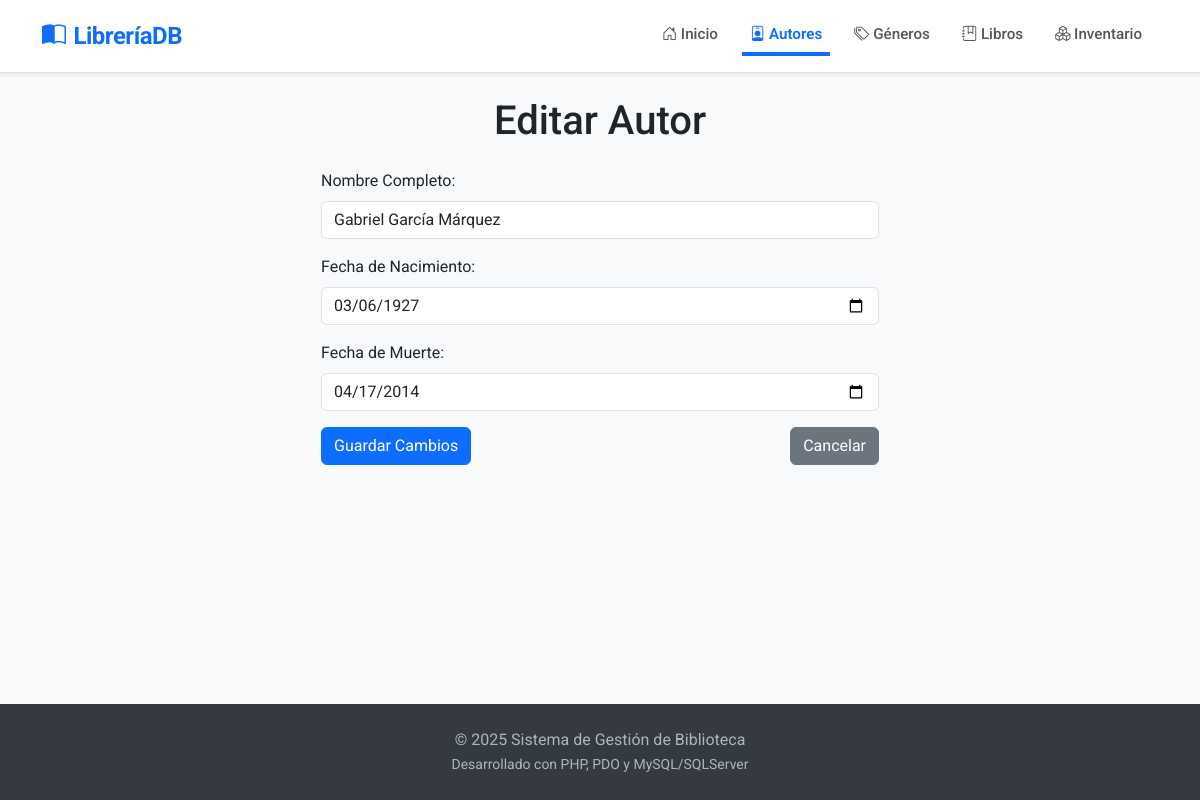
The page /index.php?controller=autor&action=edit&id=1 on the database its author committed.
### tables this page shows
CREATE TABLE AUTOR (
    ID_AUTOR INT NOT NULL AUTO_INCREMENT,
    NOMBRE_COMPLETO VARCHAR(255) NOT NULL,
    FECHA_NACIMIENTO DATE NULL,
    FECHA_FALLECIMIENTO DATE NULL,
    PRIMARY KEY (ID_AUTOR)
);

### config/database.php (called while the page is built)
<?php
function conectarDB() {
    $host = 'localhost';
    $dbname = 'LibreriaDB';
    $username = 'root';
    $password = '';
    try {
        $dsn = "mysql:host=$host;dbname=$dbname;charset=utf8mb4";
        $options = [
            PDO::ATTR_ERRMODE => PDO::ERRMODE_EXCEPTION,
            PDO::ATTR_DEFAULT_FETCH_MODE => PDO::FETCH_ASSOC,
            PDO::ATTR_EMULATE_PREPARES => false,
        ];
        $db = new PDO($dsn, $username, $password, $options);
        return $db;
    } catch (PDOException $e) {
        die("<h1>Error de conexión</h1><p>No se pudo conectar a la base de datos 'LibreriaDB'. Verifica que ya la hayas creado en phpMyAdmin.</p><p>Detalle técnico: " . $e->getMessage() . "</p>");
    }
}
?>

### models/AutorModel.php (called while the page is built, shortened)
<?php
require_once '../config/database.php';
class AutorModel {
    private $db;
    public function __construct() {
        $this->db = conectarDB();
    }
    public function obtenerAutorPorId($id) {
        $query = "SELECT * FROM AUTOR WHERE ID_AUTOR = :id";
        $stmt = $this->db->prepare($query);
        $stmt->bindParam(':id', $id, PDO::PARAM_INT);
        $stmt->execute();
        return $stmt->fetch(PDO::FETCH_ASSOC);
    }
}
?>

### views/autores/edit.php (the view)
<h1 class="mb-4 text-center">Editar Autor</h1>
<form action="index.php?controller=autor&action=edit&id=<?= htmlspecialchars($autor['ID_AUTOR']); ?>" method="POST" class="w-50 mx-auto">
    <div class="mb-3">
        <label for="nombre" class="form-label">Nombre Completo:</label>
        <input type="text" id="nombre" name="nombre" class="form-control" value="<?= htmlspecialchars($autor['NOMBRE_COMPLETO']); ?>" required>
    </div>
    <div class="mb-3">
        <label for="fechaNacimiento" class="form-label">Fecha de Nacimiento:</label>
        <input type="date" id="fechaNacimiento" name="fechaNacimiento" class="form-control" value="<?= htmlspecialchars($autor['FECHA_NACIMIENTO']); ?>" required>
    </div>
    <div class="mb-3">
        <label for="fechaFallecimiento" class="form-label">Fecha de Muerte:</label>
        <input type="date" id="fechaFallecimiento" name="fechaFallecimiento" class="form-control" value="<?= htmlspecialchars($autor['FECHA_FALLECIMIENTO'] ?? ''); ?>">
    </div>
    <div class="d-flex justify-content-between">
        <button type="submit" class="btn btn-primary">Guardar Cambios</button>
        <a href="index.php?controller=autor&action=index" class="btn btn-secondary">Cancelar</a>
    </div>
</form>

### public/css/estilos.css (style rules this page uses)
body { font-family: 'Roboto', sans-serif; background-color: #f8f9fa; display: flex; flex-direction: column; min-height: 100vh; }

### rows shown on the page
autor: nombre "Gabriel García Márquez", fechaNacimiento "03/06/1927", fechaFallecimiento "04/17/2014"
